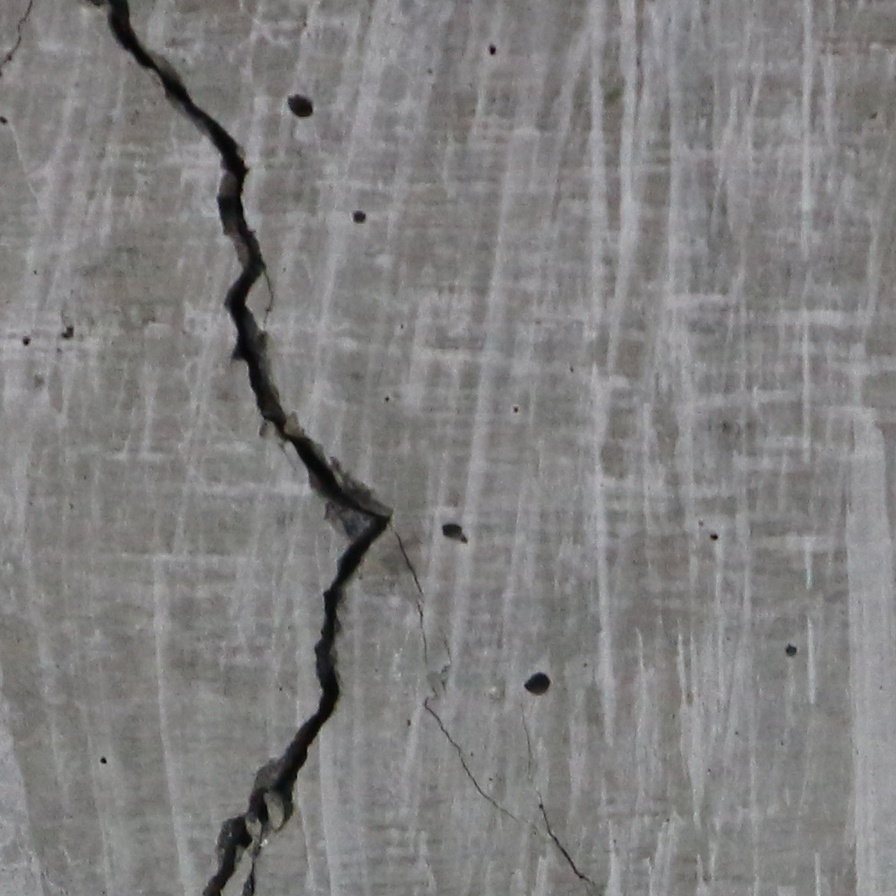
#> input picture input_images/0_crack.jpg, 896 x 896 px
$ python -i quantifier.py   (imports and definitions only)
#> lines starting #> are read from the running program, lines starting #| are printed output that depends on the picture; after the words box and inside, x2 and y2 are one past the last pixel; in counts of white or black regions, pixels touching at a corner belong together
import numpy as np
import cv2
from skimage.morphology import thin
from scipy.spatial import cKDTree
from scipy.ndimage import convolve

def binarize(image):
    gray = cv2.cvtColor(image, cv2.COLOR_RGB2GRAY) if image.ndim == 3 else image
    _, binary = cv2.threshold(gray, 127, 1, cv2.THRESH_BINARY)
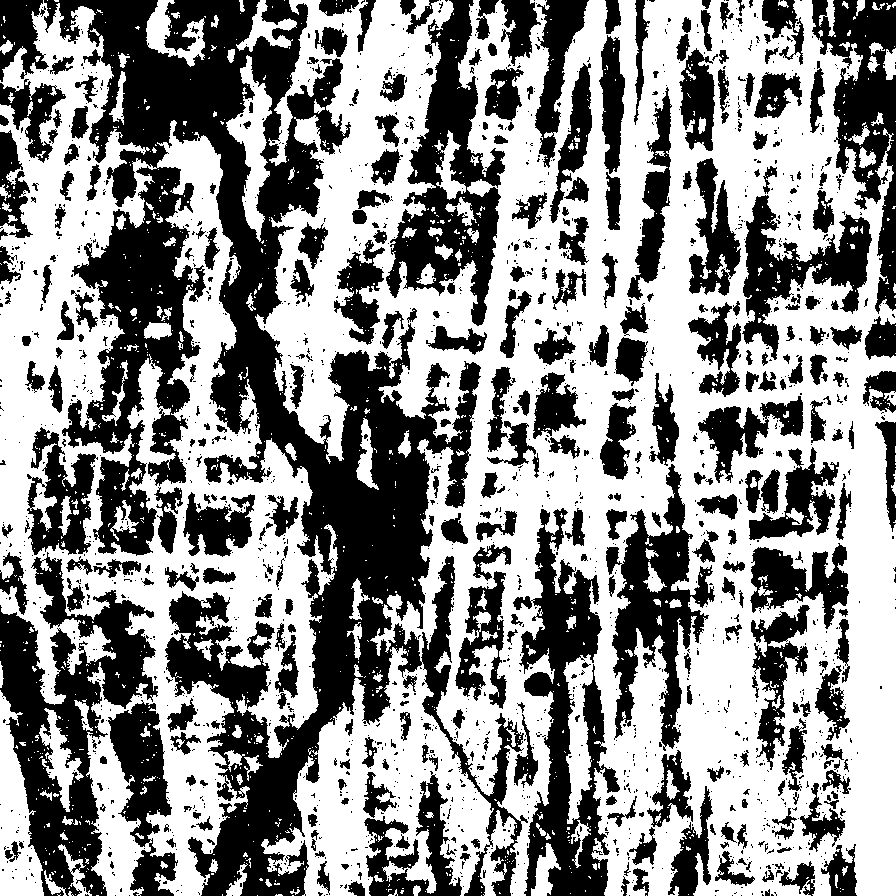
#> binary: shape (896, 896); values 0 (black) and 1 (white), 55.6% white; 1849 black regions (1477 under 20 px), largest, box (x1, y1, x2, y2) and area: (44, 0, 528, 896) 129571, (0, 552, 158, 896) 21691, (513, 508, 620, 896) 16795
    return binary

# [4 lines left out: function extract_skeleton, not called in this run]

def visualize_max_width(image):
    binary = binarize(image)
    skeleton = thin(binary)
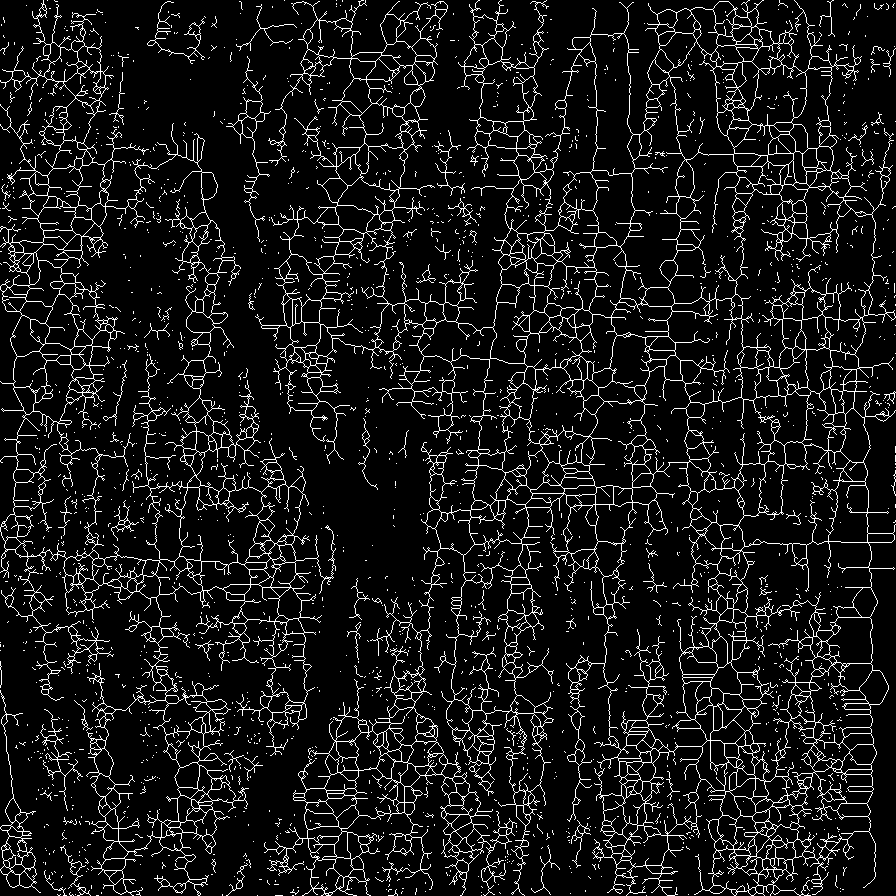
#> skeleton: shape (896, 896) bool; 9% white in thin lines or dots
    contours, _ = cv2.findContours((binary * 255).astype(np.uint8), cv2.RETR_EXTERNAL, cv2.CHAIN_APPROX_NONE)
#> contours = 767 contours, 687 with area under 20; largest, box (x1, y1, x2, y2) and area: (255, 0, 896, 896) 412426, (0, 0, 338, 896) 153011, (0, 690, 44, 896) 4873, (226, 55, 272, 242) 3125, (146, 0, 205, 67) 1500
    if not contours:
        return np.zeros_like(image), 0.0

    contour_pts = np.vstack([c.reshape(-1, 2) for c in contours])
#> contour_pts = 32630 pairs, first value 0 to 895, second value 0 to 895
    tree = cKDTree(contour_pts)
    max_dist, pt1, pt2 = 0, None, None

    for y, x in np.argwhere(skeleton):
        dists, idxs = tree.query([x, y], k=2)
        if len(idxs) == 2:
            p1, p2 = contour_pts[idxs[0]], contour_pts[idxs[1]]
            dist = np.linalg.norm(p1 - p2)
            if dist > max_dist:
                max_dist, pt1, pt2 = dist, p1, p2
#> this loop made 72394 passes
#> (y, x, dists, idxs, p1, p2, dist) on passes 25, 26, 27, 28, 29, 31, 33: (1, 55, [0, 1], [24431, 24432], [55, 1], [56, 1], 1), (1, 56, [0, 1], [24432, 24431], [56, 1], [55, 1], 1), (1, 57, [0, 1], [24433, 24434], [57, 1], [58, 1], 1), (1, 167, [1, 1.41], [24421, 24407], [167, 0], [168, 2], 2.24), (1, 168, [1, 1], [24420, 24407], [168, 0], [168, 2], 2), (1, 170, [1, 1], [24408, 24409], [169, 1], [170, 2], 1.41), (1, 240, [1, 1], [24056, 24057], [239, 1], [240, 2], 1.41)
#> after the loop, max_dist = 378.4; pt1 = [487, 309]; pt2 = [864, 342]

    output = cv2.cvtColor((binary * 255).astype(np.uint8), cv2.COLOR_GRAY2BGR)
    if pt1 is not None and pt2 is not None:
        cv2.line(output, tuple(pt1), tuple(pt2), (0, 0, 255), 2)
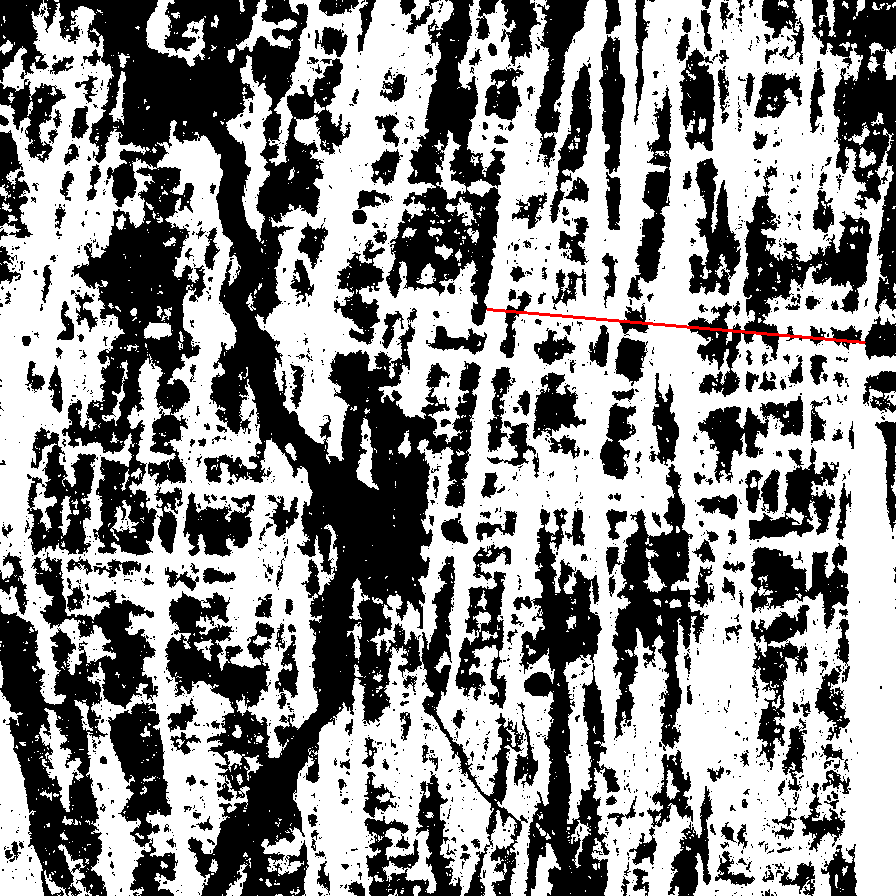
#> output: shape (896, 896, 3); mean B, G, R 141.5, 141.5, 141.8

    return output, max_dist

# [76 lines left out: functions detect_branches_endpoints, compute_features, compliance_check, not called in this run]

>>> import cv2
>>> picture = cv2.cvtColor(cv2.imread('../input_images/0_crack.jpg'), cv2.COLOR_BGR2RGB)
>>> result = visualize_max_width(picture)

$ run again, on input_images/1_crack.jpg
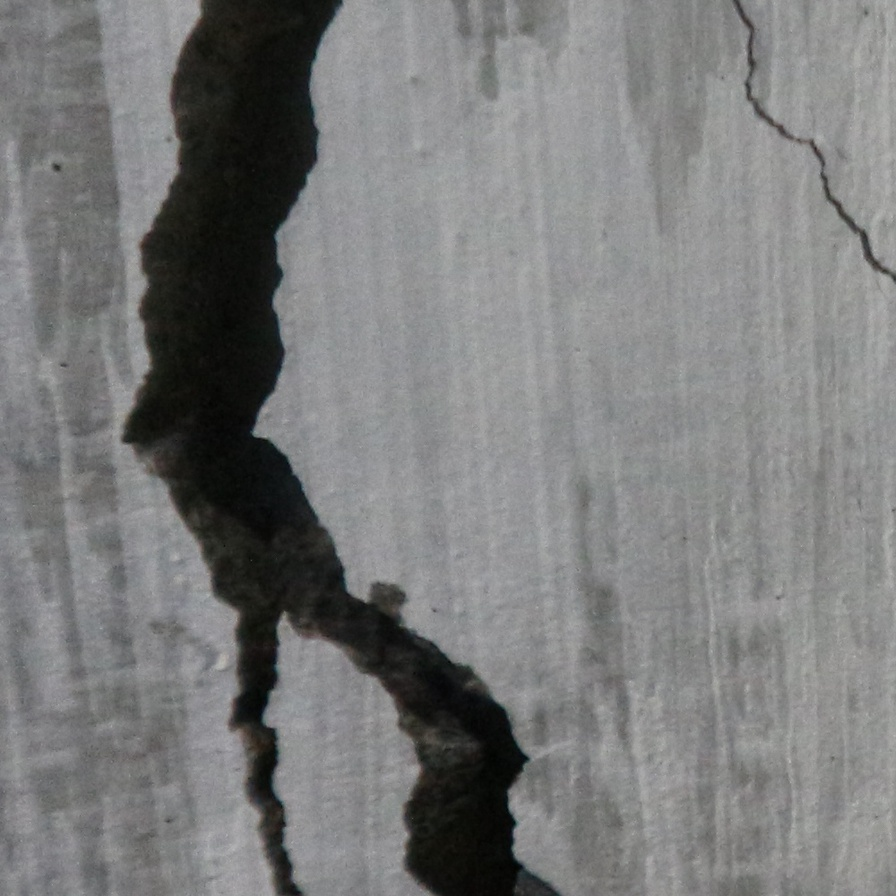
#> input picture input_images/1_crack.jpg, 896 x 896 px
#> binary: shape (896, 896); values 0 (black) and 1 (white), 68.3% white; 1234 black regions (1106 under 20 px), largest, box (x1, y1, x2, y2) and area: (120, 0, 645, 896) 146667, (0, 0, 218, 896) 81734, (722, 0, 896, 285) 3445
#> in visualize_max_width, `skeleton = thin(binary)`:
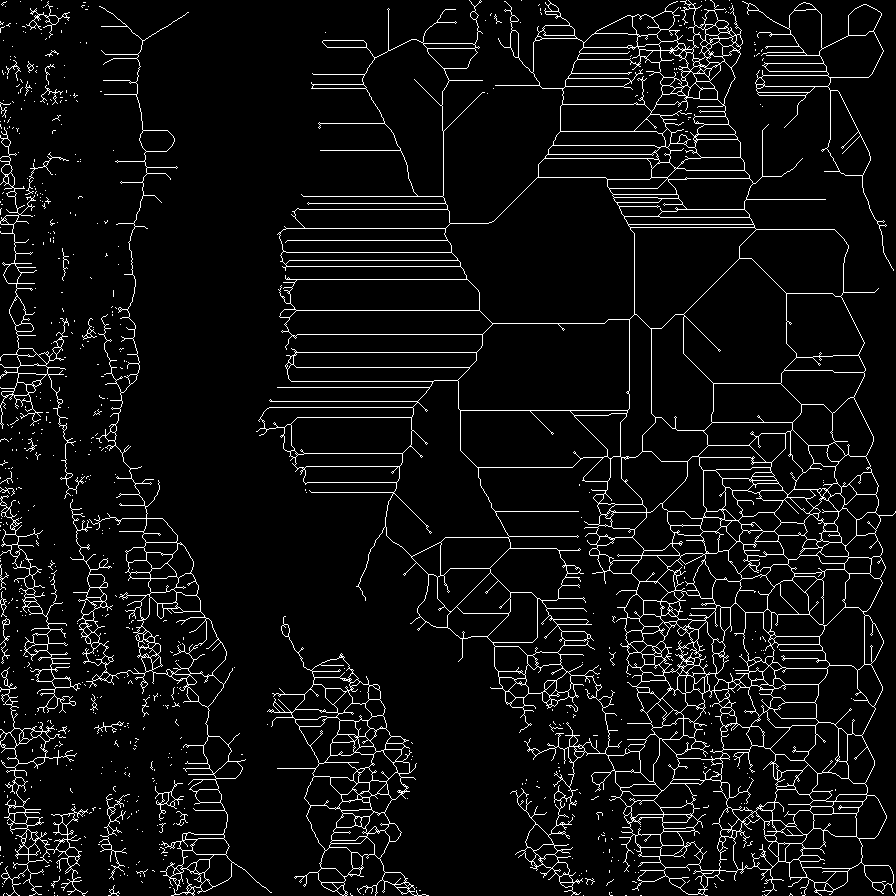
#> skeleton: shape (896, 896) bool; 5.9% white in thin lines or dots
#> contours = 521 contours, 479 with area under 20; largest, box (x1, y1, x2, y2) and area: (254, 0, 896, 896) 425974, (63, 0, 275, 896) 54429, (267, 616, 429, 896) 28043, (742, 0, 896, 272) 24704, (0, 127, 85, 499) 9852
#> contour_pts = 18430 pairs, first value 0 to 895, second value 0 to 895
#> the loop in visualize_max_width, `for y, x in np.argwhere(skeleton):` made 47626 passes
#> (y, x, dists, idxs, dist, max_dist, pt1, pt2) on pass 13: (1, 20, [0, 12.21], [8851, 18228], 12.21, 12.21, [20, 1], [30, 8])
#> after the loop in visualize_max_width, `for y, x in np.argwhere(skeleton):`: max_dist = 347; pt1 = [492, 100]; pt2 = [824, 201]
#> in visualize_max_width, `cv2.line(output, tuple(pt1), tuple(pt2), (0, 0, 255), 2)`:
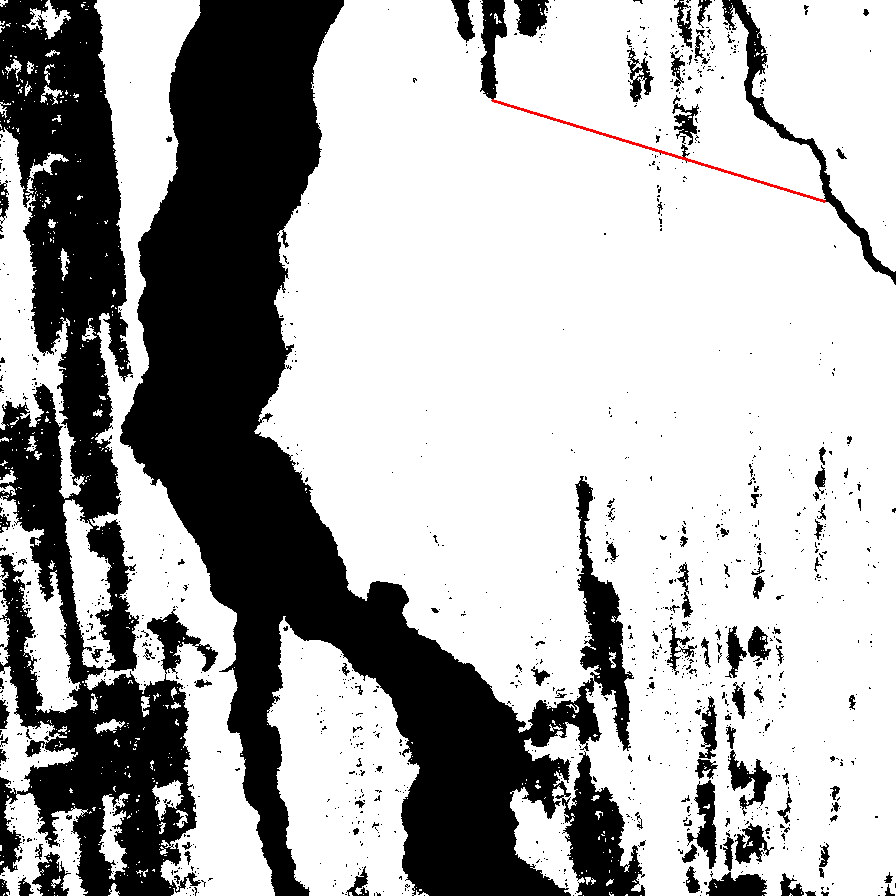
#> output: shape (896, 896, 3); mean B, G, R 174, 174, 174.3

$ run again, on input_images/2_crack.jpg
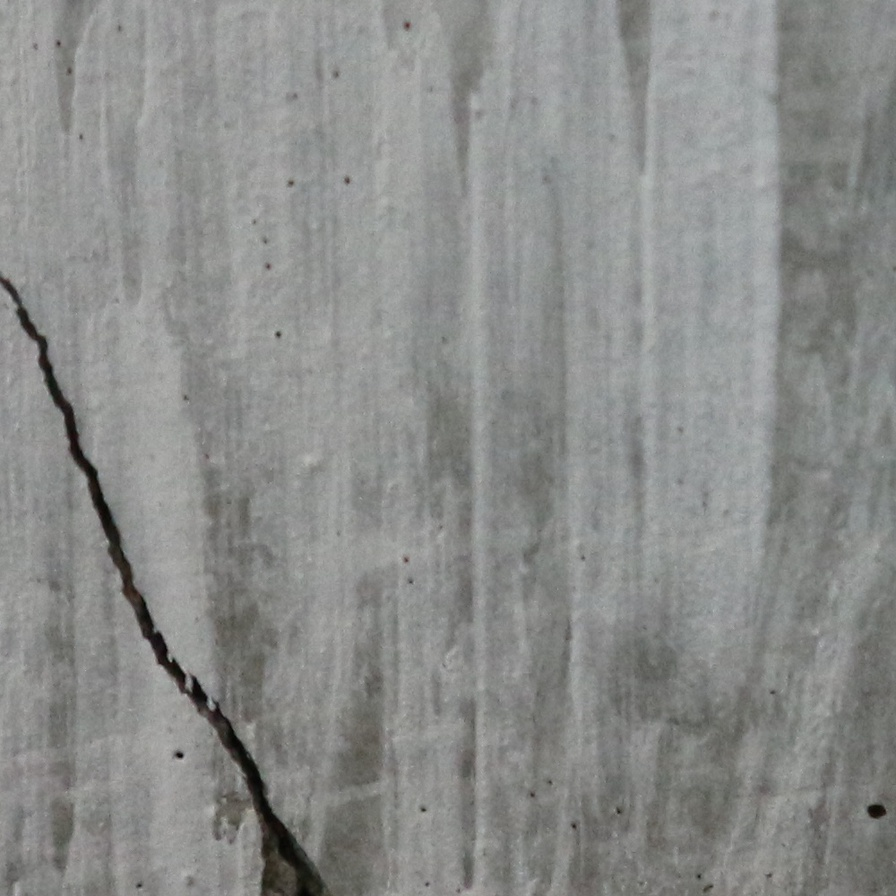
#> input picture input_images/2_crack.jpg, 896 x 896 px
#> binary: shape (896, 896); values 0 (black) and 1 (white), 77% white; 1291 black regions (1111 under 20 px), largest, box (x1, y1, x2, y2) and area: (0, 271, 399, 896) 44036, (564, 603, 797, 896) 34619, (773, 0, 896, 388) 24226
#> in visualize_max_width, `skeleton = thin(binary)`:
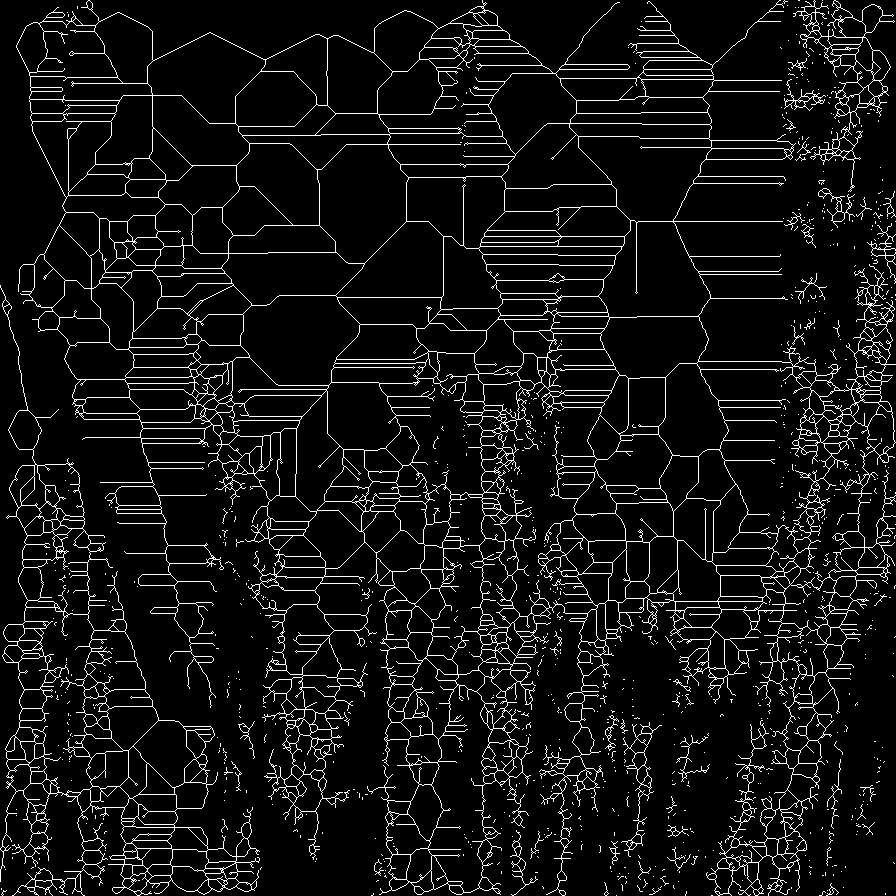
#> skeleton: shape (896, 896) bool; 7.1% white in thin lines or dots
#> contours = 548 contours, 493 with area under 20; largest, box (x1, y1, x2, y2) and area: (0, 0, 896, 896) 558616, (0, 285, 262, 896) 74630, (793, 0, 896, 192) 8738, (621, 721, 665, 859) 2314, (510, 830, 540, 896) 892
#> contour_pts = 20224 pairs, first value 0 to 895, second value 0 to 895
#> the loop in visualize_max_width, `for y, x in np.argwhere(skeleton):` made 57151 passes
#> (y, x, dists, idxs, dist, max_dist, pt1, pt2) on passes 30, 42: (2, 86, [2, 2], [20083, 20087], 2.83, 2.83, [86, 0], [84, 2]), (2, 808, [1.41, 2], [8988, 9978], 3.16, 3.16, [807, 3], [808, 0])
#> after the loop in visualize_max_width, `for y, x in np.argwhere(skeleton):`: max_dist = 440.3; pt1 = [211, 431]; pt2 = [301, 0]
#> in visualize_max_width, `cv2.line(output, tuple(pt1), tuple(pt2), (0, 0, 255), 2)`:
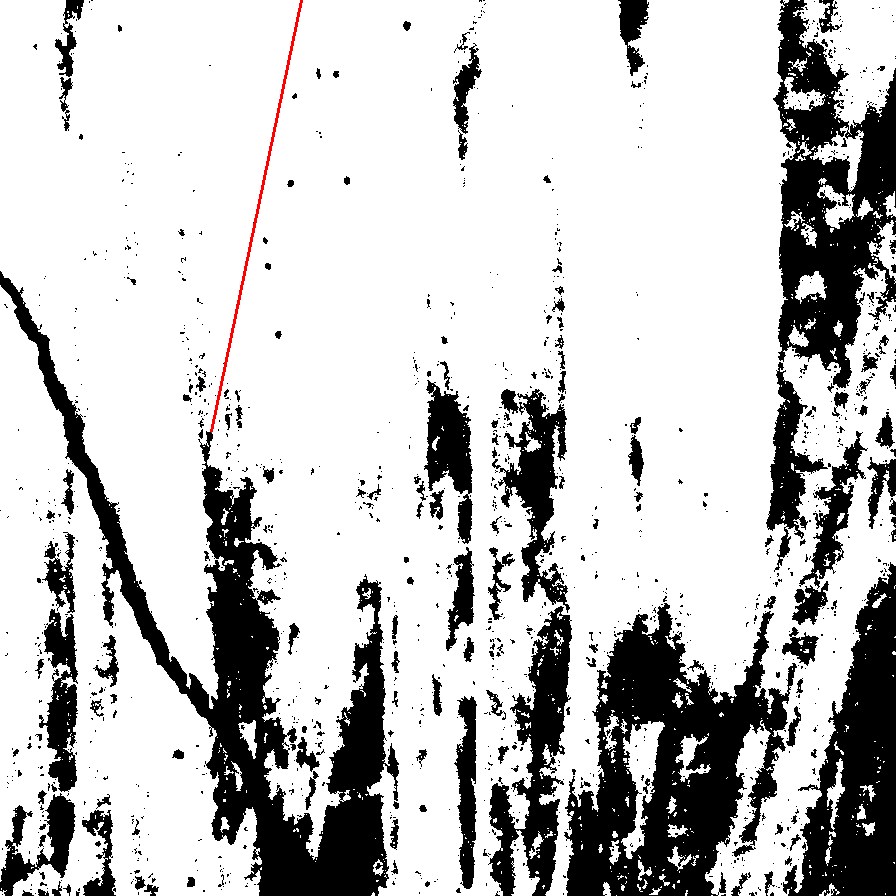
#> output: shape (896, 896, 3); mean B, G, R 195.8, 195.8, 196.3
